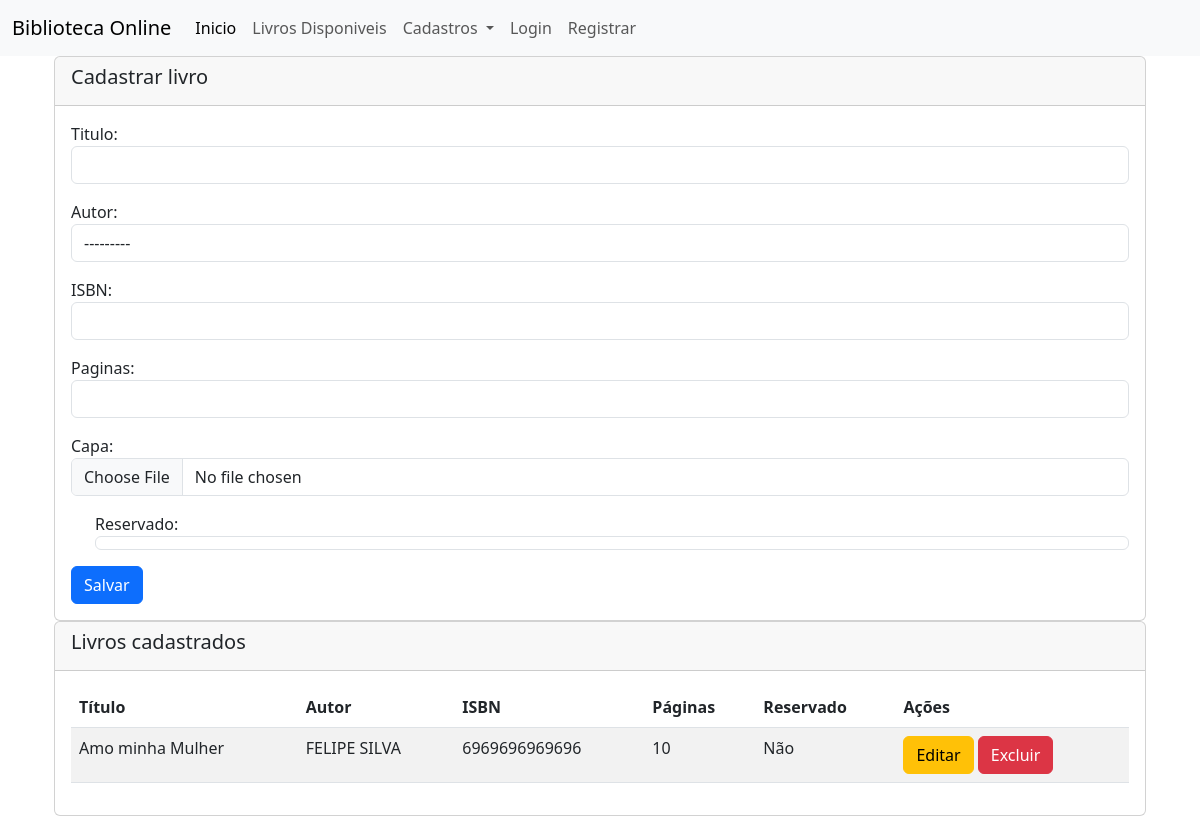
Screenshot of /livronovo with the database file from the repository.
### Biblioteca/models.py (models this page shows, shortened)
class Livro(models.Model):
    titulo = models.CharField(max_length=200)
    autor = models.ForeignKey(Autor, on_delete=models.CASCADE)
    isbn = models.CharField(max_length=13)
    paginas = models.IntegerField()
    reservado = models.BooleanField(default=False)

class Autor(models.Model):
    nome = models.CharField(max_length=100)
    sobrenome = models.CharField(max_length=100)
    email = models.EmailField()
    def __str__(self):
        return self.nome

### Biblioteca/views.py (the view)
# urls.py: path('livronovo', views.novo_livro, name='novo_livro'),
def novo_livro(request, id=None):
    livro = get_object_or_404(Livro, pk=id) if id else None
    capa = LivroCapa.objects.filter(livro=livro).first() if livro else None
    if request.method == 'POST':
        form = LivroForm(instance=livro, data=request.POST)
        capa_form = LivroCapaForm(instance=capa, data=request.POST, files=request.FILES)
        if form.is_valid() and capa_form.is_valid():
            livro = form.save()  # Salva o livro
            capa = capa_form.save(commit=False)  # Salva parcialmente a capa
            capa.livro = livro  # Vincula a capa ao livro
            capa.save()  # Agora salva a capa
            messages.success(request, 'Livro e capa salvos com sucesso.')
            return redirect('livros')
        else:
            messages.error(request, 'Erro ao salvar o livro e a capa.')
    else:
        form = LivroForm(instance=livro)
        capa_form = LivroCapaForm(instance=capa)
    context = {
        'form': form,
        'capa_form': capa_form,
        'livro': livro,
        'livros': Livro.objects.all(),
    }
    return render(request, 'form_livros.html', context)

### Biblioteca/forms.py
class LivroForm(forms.ModelForm):
    class Meta:
        model = Livro
        fields = ['titulo',
                  'autor',
                  'isbn',
                  'paginas',
                  'reservado']
        labels = {'titulo': 'Titulo',
                  'autor': 'Autor',
                  'isbn': 'ISBN',
                  'paginas': 'Paginas',
                  'reservado': 'Reservado'}
        widgets= {'titulo': forms.TextInput(attrs={'class': 'form-control'}),
                  'autor': forms.Select(attrs={'class': 'form-control'}),
                  'isbn': forms.TextInput(attrs={'class': 'form-control'}),
                  'paginas': forms.NumberInput(attrs={'class': 'form-control'}),
                  'reservado': forms.CheckboxInput(attrs={'class': 'form-control'})}

class LivroCapaForm(forms.ModelForm):
    class Meta:
        model = LivroCapa
        fields = ['capa']
        labels = {'capa': 'Capa'}
        widgets= {'capa': forms.FileInput(attrs={'class': 'form-control'})}

### Biblioteca/templates/form_livros.html (shortened to what this page needs)
{% extends "base.html" %}
{% block content %}
<div class="container-sm">
    <div class="card">
        <div class="card-header">
            <h5 class="card-title">Cadastrar livro</h5>
        </div>
        <div class="card-body">
            <form method="POST" enctype="multipart/form-data" action="{%if livro %}{%url 'editar_livro' livro.id %}{% else %}{% url "novo_livro" %}{% endif %}">
                <div class="mb-3">
                    {{ form.titulo.label_tag }}
                    {{ form.titulo }}
                </div>
                <div class="mb-3">
                    {{ form.autor.label_tag }}
                    {{ form.autor }}
                </div>
                <div class="mb-3">
                    {{ form.isbn.label_tag }}
                    {{ form.isbn }}
                </div>
                <div class="mb-3">
                    {{ form.paginas.label_tag }}
                    {{ form.paginas }}
                </div>
                <div class="mb-3">
                    {{ capa_form.capa.label_tag }}
                    {{ capa_form.capa }}
                </div>
                <div class="mb-3 form-check">
                    {{ form.reservado.label_tag }}
                    {{ form.reservado }}
                </div>
                <button type="submit" class="btn btn-primary">Salvar</button>
            </form>
        </div>
    </div>
    <div class="card">
        <div class="card-header">
            <h5 class="card-title">Livros cadastrados</h5>
        </div>
        <div class="card-body">
            <table class="table table-striped">
                <thead>
                    <tr>
                        <th>Título</th>
                        <th>Autor</th>
                        <th>ISBN</th>
                        <th>Páginas</th>
                        <th>Reservado</th>
                        <th>Ações</th>
                    </tr>
                </thead>
                <tbody>
                    {% for livro in livros %}
                    <tr>
                        <td>{{ livro.titulo }}</td>
                        <td>{{ livro.autor.nome }} {{ livro.autor.sobrenome }}</td>
                        <td>{{ livro.isbn }}</td>
                        <td>{{ livro.paginas }}</td>
                        <td>{% if livro.reservado %} Sim {% else %} Não {% endif %}</td>
                        <td>
                            <a href="{% url 'editar_livro' livro.id %}" class="btn btn-warning">Editar</a>
                            <form method="POST" action="{% url 'delete_livro' livro.id %}" style="display:inline;">
                                <button type="submit" class="btn btn-danger">Excluir</button>
                            </form>
                        </td>
                    </tr>
                    {% endfor %}
                </tbody>
            </table>
        </div>
    </div>
</div>
{% endblock %}

### rows the page displays
Livro: titulo "Amo minha Mulher", autor.nome "FELIPE", autor.sobrenome "SILVA", isbn "6969696969696", paginas "10", reservado "Não"

### other values shown
{{ capa_form.capa.label_tag }} "Capa:"
